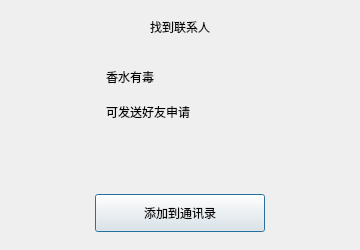
<?xml version="1.0" encoding="UTF-8"?>
<ui version="4.0">
 <class>FindSuccessDlg</class>
 <widget class="QDialog" name="FindSuccessDlg">
  <property name="geometry">
   <rect>
    <x>0</x>
    <y>0</y>
    <width>360</width>
    <height>250</height>
   </rect>
  </property>
  <property name="minimumSize">
   <size>
    <width>360</width>
    <height>250</height>
   </size>
  </property>
  <property name="maximumSize">
   <size>
    <width>360</width>
    <height>250</height>
   </size>
  </property>
  <property name="windowTitle">
   <string>Dialog</string>
  </property>
  <layout class="QVBoxLayout" name="verticalLayout">
   <property name="spacing">
    <number>14</number>
   </property>
   <property name="leftMargin">
    <number>18</number>
   </property>
   <property name="topMargin">
    <number>18</number>
   </property>
   <property name="rightMargin">
    <number>18</number>
   </property>
   <property name="bottomMargin">
    <number>18</number>
   </property>
   <item>
    <widget class="QLabel" name="title_lb">
     <property name="text">
      <string>找到联系人</string>
     </property>
     <property name="alignment">
      <set>Qt::AlignCenter</set>
     </property>
    </widget>
   </item>
   <item>
    <widget class="QWidget" name="result_card" native="true">
     <layout class="QHBoxLayout" name="horizontalLayout">
      <property name="spacing">
       <number>12</number>
      </property>
      <property name="leftMargin">
       <number>12</number>
      </property>
      <property name="topMargin">
       <number>12</number>
      </property>
      <property name="rightMargin">
       <number>12</number>
      </property>
      <property name="bottomMargin">
       <number>12</number>
      </property>
      <item>
       <widget class="QLabel" name="head_lb">
        <property name="minimumSize">
         <size>
          <width>64</width>
          <height>64</height>
         </size>
        </property>
        <property name="maximumSize">
         <size>
          <width>64</width>
          <height>64</height>
         </size>
        </property>
        <property name="text">
         <string/>
        </property>
       </widget>
      </item>
      <item>
       <layout class="QVBoxLayout" name="verticalLayout_2">
        <property name="spacing">
         <number>6</number>
        </property>
        <property name="leftMargin">
         <number>0</number>
        </property>
        <property name="topMargin">
         <number>0</number>
        </property>
        <property name="rightMargin">
         <number>0</number>
        </property>
        <property name="bottomMargin">
         <number>0</number>
        </property>
        <item>
         <widget class="QLabel" name="name_lb">
          <property name="text">
           <string>香水有毒</string>
          </property>
         </widget>
        </item>
        <item>
         <widget class="QLabel" name="sub_lb">
          <property name="text">
           <string>可发送好友申请</string>
          </property>
         </widget>
        </item>
       </layout>
      </item>
      <item>
       <spacer name="horizontalSpacer">
        <property name="orientation">
         <enum>Qt::Horizontal</enum>
        </property>
        <property name="sizeHint" stdset="0">
         <size>
          <width>40</width>
          <height>20</height>
         </size>
        </property>
       </spacer>
      </item>
     </layout>
    </widget>
   </item>
   <item>
    <spacer name="verticalSpacer">
     <property name="orientation">
      <enum>Qt::Vertical</enum>
     </property>
     <property name="sizeHint" stdset="0">
      <size>
       <width>20</width>
       <height>20</height>
      </size>
     </property>
    </spacer>
   </item>
   <item>
    <layout class="QHBoxLayout" name="horizontalLayout_2">
     <item>
      <spacer name="horizontalSpacer_2">
       <property name="orientation">
        <enum>Qt::Horizontal</enum>
       </property>
       <property name="sizeHint" stdset="0">
        <size>
         <width>40</width>
         <height>20</height>
        </size>
       </property>
      </spacer>
     </item>
     <item>
      <widget class="ClickedBtn" name="add_friend_btn">
       <property name="minimumSize">
        <size>
         <width>170</width>
         <height>38</height>
        </size>
       </property>
       <property name="maximumSize">
        <size>
         <width>170</width>
         <height>38</height>
        </size>
       </property>
       <property name="text">
        <string>添加到通讯录</string>
       </property>
      </widget>
     </item>
     <item>
      <spacer name="horizontalSpacer_3">
       <property name="orientation">
        <enum>Qt::Horizontal</enum>
       </property>
       <property name="sizeHint" stdset="0">
        <size>
         <width>40</width>
         <height>20</height>
        </size>
       </property>
      </spacer>
     </item>
    </layout>
   </item>
  </layout>
 </widget>
 <customwidgets>
  <customwidget>
   <class>ClickedBtn</class>
   <extends>QPushButton</extends>
   <header location="global">clickedbtn.h</header>
  </customwidget>
 </customwidgets>
 <resources/>
 <connections/>
</ui>
